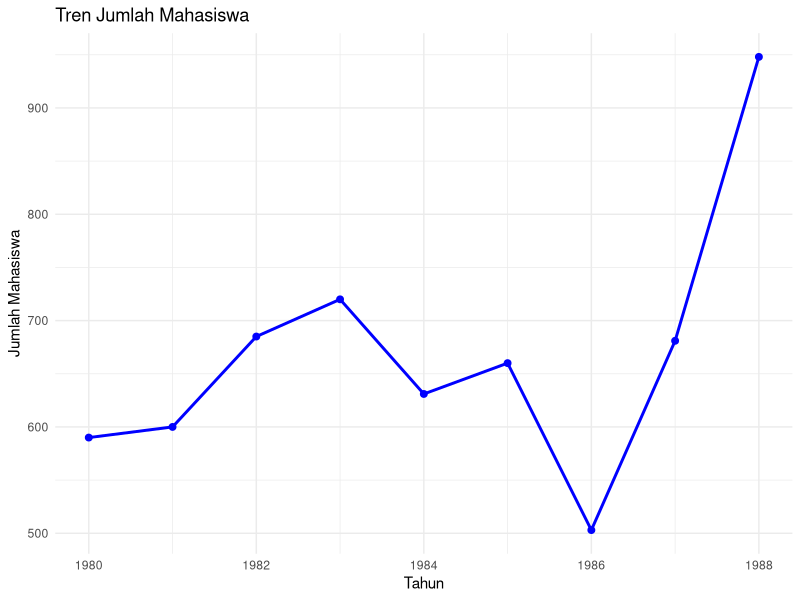
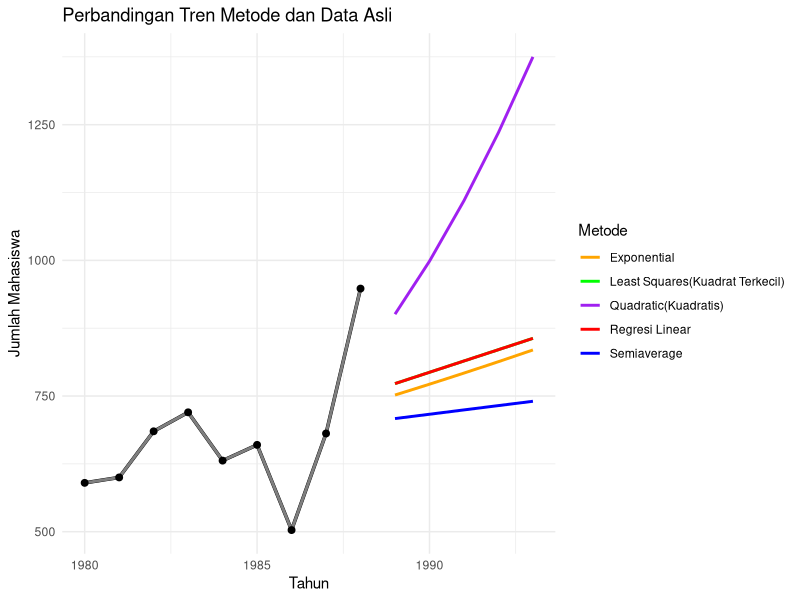

Source code (R) for these figures, in order:
# Memuat library untuk visualisasi
library(ggplot2)

# 1. Memasukkan Data
year <- c(1980, 1981, 1982, 1983, 1984, 1985, 1986, 1987, 1988)
students <- c(590, 600, 685, 720, 631, 660, 503, 681, 948)

# Membuat data frame
students_data <- data.frame(
  Year = year,
  Students = students
)

print(students_data)

# 2. Visualisasi Tren Jumlah Mahasiswa
ggplot(students_data, aes(x = Year, y = Students, group = 1)) +
  geom_line(color = "blue", size = 1) +
  geom_point(color = "blue", size = 2) +
  labs(
    title = "Tren Jumlah Mahasiswa",
    x = "Tahun",
    y = "Jumlah Mahasiswa"
  ) +
  theme_minimal()

# 3. Analisis Tren dengan Regresi Linier
model_students <- lm(Students ~ Year, data = students_data)
summary(model_students)

# Menambahkan prediksi dari model regresi linier ke data
students_data$Linear <- predict(model_students, newdata = students_data)

# Membuat data prediksi untuk 5 tahun ke depan
future_years <- data.frame(Year = 1989:1993)

# Prediksi regresi linier
future_years$Linear <- predict(model_students, newdata = future_years)

# 4. Metode Semiaverage
semiaverage <- function(data) {
  n <- nrow(data)
  mid <- floor(n / 2)
  
  group1 <- mean(data$Students[1:mid])
  group2 <- mean(data$Students[(mid + 1):n])
  
  years <- c(mean(data$Year[1:mid]), mean(data$Year[(mid + 1):n]))
  averages <- c(group1, group2)
  
  model <- lm(averages ~ years)
  pred <- predict(model, newdata = data.frame(years = data$Year))
  return(list(pred = pred, model = model))
}

semi_model <- semiaverage(students_data)
students_data$Semiaverage <- semi_model$pred
future_years$Semiaverage <- predict(semi_model$model, newdata = data.frame(years = future_years$Year))

# 5. Metode Least Squares (Linear)
least_squares <- function(data) {
  model <- lm(Students ~ Year, data = data)
  pred <- predict(model, newdata = data)
  return(list(pred = pred, model = model))
}

least_model <- least_squares(students_data)
students_data$LeastSquares <- least_model$pred
future_years$LeastSquares <- predict(least_model$model, newdata = future_years)

# 6. Metode Quadratic
quadratic <- function(data) {
  model <- lm(Students ~ poly(Year, 2, raw = TRUE), data = data)
  pred <- predict(model, newdata = data)
  return(list(pred = pred, model = model))
}

quad_model <- quadratic(students_data)
students_data$Quadratic <- quad_model$pred
future_years$Quadratic <- predict(quad_model$model, newdata = future_years)

# 7. Metode Exponential
exponential <- function(data) {
  log_model <- lm(log(Students) ~ Year, data = data)
  pred <- exp(predict(log_model, newdata = data))
  return(list(pred = pred, model = log_model))
}

exp_model <- exponential(students_data)
students_data$Exponential <- exp_model$pred
future_years$Exponential <- exp(predict(exp_model$model, newdata = future_years))

# 8. Visualisasi Perbandingan Metode
# Menambahkan data asli dan prediksi ke dalam satu data frame untuk visualisasi
visualization_data <- rbind(
  data.frame(Year = students_data$Year, Value = students_data$Students, Method = "Data Asli"),
  data.frame(Year = future_years$Year, Value = future_years$Linear, Method = "Regresi Linear"),
  data.frame(Year = future_years$Year, Value = future_years$Semiaverage, Method = "Semiaverage"),
  data.frame(Year = future_years$Year, Value = future_years$LeastSquares, Method = "Least Squares(Kuadrat Terkecil)"),
  data.frame(Year = future_years$Year, Value = future_years$Quadratic, Method = "Quadratic(Kuadratis)"),
  data.frame(Year = future_years$Year, Value = future_years$Exponential, Method = "Exponential")
)

# Membuat plot
ggplot() +
  geom_line(data = students_data, aes(x = Year, y = Students), color = "black", size = 1.2, linetype = "solid") +
  geom_line(data = visualization_data, aes(x = Year, y = Value, color = Method), size = 1) +
  geom_point(data = students_data, aes(x = Year, y = Students), color = "black", size = 2) +
  labs(
    title = "Perbandingan Tren Metode dan Data Asli",
    x = "Tahun",
    y = "Jumlah Mahasiswa",
    color = "Metode"
  ) +
  theme_minimal() +
  scale_color_manual(values = c(
    "Regresi Linear" = "red",
    "Semiaverage" = "blue",
    "Least Squares(Kuadrat Terkecil)" = "green",
    "Quadratic(Kuadratis)" = "purple",
    "Exponential" = "orange"
  ))

# 9. Tabel Perbandingan Hasil Prediksi untuk 5 Tahun ke Depan
print(future_years)






